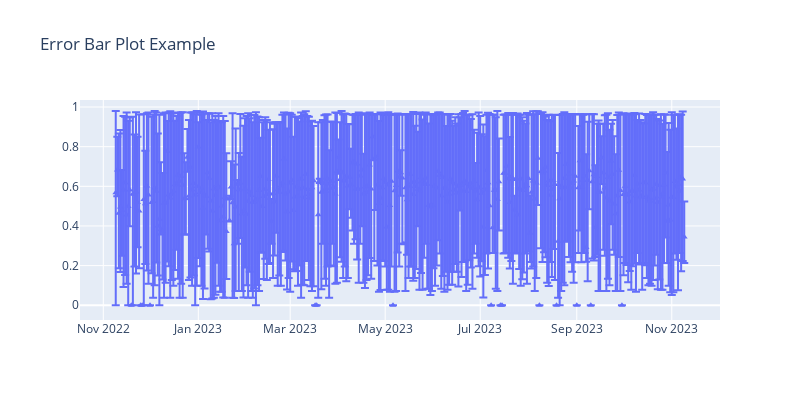

The notebook cell this image was saved under:
### Code cell
import plotly.graph_objects as go


# Create an error bar plot
fig = go.Figure()

fig.add_trace(go.Scatter(
    x=val['date'],
    y=val['mean'],
    mode='markers',
    marker=dict(symbol='triangle-up'),
    error_y=dict(
        type='data',
        symmetric=False,
        array=val['max'] - val['mean'],
        arrayminus=val['mean'] - val['min']
    )
))

# Update layout if needed
fig.update_layout(title='Error Bar Plot Example', width=800, height=400)

# Show the plot
fig.show()

### Figure 1 — Plotly figure (JSON) as saved in the notebook; plotly's stock layout.template omitted (floating-point values rounded to 4 significant figures; data arrays with more than 128 entries replaced by an {"elided": "..."} marker saying what was removed)
{"data": [{"error_y": {"array": {"elided": "366 float values"}, "arrayminus": {"elided": "366 float values"}, "symmetric": false, "type": "data"}, "marker": {"symbol": "triangle-up"}, "mode": "markers", "type": "scatter", "x": {"elided": "366 str values"}, "y": {"elided": "366 float values"}}], "layout": {"height": 400, "title": {"text": "Error Bar Plot Example"}, "width": 800}}
